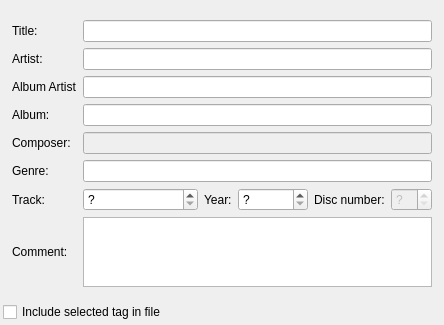
<?xml version="1.0" encoding="UTF-8"?>
<ui version="4.0">
 <class>TagEditor</class>
 <widget class="QWidget" name="TagEditor">
  <property name="geometry">
   <rect>
    <x>0</x>
    <y>0</y>
    <width>444</width>
    <height>312</height>
   </rect>
  </property>
  <property name="windowTitle">
   <string>Tag Editor</string>
  </property>
  <layout class="QVBoxLayout" name="verticalLayout">
   <property name="leftMargin">
    <number>3</number>
   </property>
   <property name="rightMargin">
    <number>3</number>
   </property>
   <property name="bottomMargin">
    <number>3</number>
   </property>
   <item>
    <widget class="QWidget" name="tagWidget" native="true">
     <layout class="QGridLayout" name="gridLayout">
      <item row="1" column="0">
       <widget class="QLabel" name="label_43">
        <property name="sizePolicy">
         <sizepolicy hsizetype="Preferred" vsizetype="Preferred">
          <horstretch>0</horstretch>
          <verstretch>0</verstretch>
         </sizepolicy>
        </property>
        <property name="text">
         <string>Artist:</string>
        </property>
        <property name="alignment">
         <set>Qt::AlignLeading|Qt::AlignLeft|Qt::AlignVCenter</set>
        </property>
       </widget>
      </item>
      <item row="5" column="1">
       <widget class="QLineEdit" name="composerLineEdit">
        <property name="enabled">
         <bool>false</bool>
        </property>
       </widget>
      </item>
      <item row="6" column="0">
       <widget class="QLabel" name="label_46">
        <property name="sizePolicy">
         <sizepolicy hsizetype="Preferred" vsizetype="Preferred">
          <horstretch>0</horstretch>
          <verstretch>0</verstretch>
         </sizepolicy>
        </property>
        <property name="text">
         <string>Genre:</string>
        </property>
        <property name="alignment">
         <set>Qt::AlignLeading|Qt::AlignLeft|Qt::AlignVCenter</set>
        </property>
       </widget>
      </item>
      <item row="3" column="0">
       <widget class="QLabel" name="label_45">
        <property name="sizePolicy">
         <sizepolicy hsizetype="Preferred" vsizetype="Preferred">
          <horstretch>0</horstretch>
          <verstretch>0</verstretch>
         </sizepolicy>
        </property>
        <property name="text">
         <string>Album:</string>
        </property>
        <property name="alignment">
         <set>Qt::AlignLeading|Qt::AlignLeft|Qt::AlignVCenter</set>
        </property>
       </widget>
      </item>
      <item row="8" column="0">
       <widget class="QLabel" name="label_48">
        <property name="sizePolicy">
         <sizepolicy hsizetype="Preferred" vsizetype="Expanding">
          <horstretch>0</horstretch>
          <verstretch>0</verstretch>
         </sizepolicy>
        </property>
        <property name="text">
         <string>Comment:</string>
        </property>
        <property name="alignment">
         <set>Qt::AlignLeading|Qt::AlignLeft|Qt::AlignVCenter</set>
        </property>
       </widget>
      </item>
      <item row="6" column="1">
       <layout class="QHBoxLayout" name="horizontalLayout">
        <item>
         <widget class="QLineEdit" name="genreLineEdit">
          <property name="sizePolicy">
           <sizepolicy hsizetype="Expanding" vsizetype="Fixed">
            <horstretch>0</horstretch>
            <verstretch>0</verstretch>
           </sizepolicy>
          </property>
         </widget>
        </item>
       </layout>
      </item>
      <item row="7" column="1">
       <layout class="QHBoxLayout" name="horizontalLayout_2">
        <item>
         <widget class="QSpinBox" name="trackSpinBox">
          <property name="enabled">
           <bool>true</bool>
          </property>
          <property name="sizePolicy">
           <sizepolicy hsizetype="Expanding" vsizetype="Fixed">
            <horstretch>0</horstretch>
            <verstretch>0</verstretch>
           </sizepolicy>
          </property>
          <property name="specialValueText">
           <string>?</string>
          </property>
         </widget>
        </item>
        <item>
         <widget class="QLabel" name="label_44">
          <property name="sizePolicy">
           <sizepolicy hsizetype="Preferred" vsizetype="Preferred">
            <horstretch>0</horstretch>
            <verstretch>0</verstretch>
           </sizepolicy>
          </property>
          <property name="text">
           <string>Year:</string>
          </property>
          <property name="alignment">
           <set>Qt::AlignLeading|Qt::AlignLeft|Qt::AlignVCenter</set>
          </property>
         </widget>
        </item>
        <item>
         <widget class="QSpinBox" name="yearSpinBox">
          <property name="enabled">
           <bool>true</bool>
          </property>
          <property name="sizePolicy">
           <sizepolicy hsizetype="Minimum" vsizetype="Fixed">
            <horstretch>0</horstretch>
            <verstretch>0</verstretch>
           </sizepolicy>
          </property>
          <property name="minimumSize">
           <size>
            <width>70</width>
            <height>0</height>
           </size>
          </property>
          <property name="specialValueText">
           <string>?</string>
          </property>
          <property name="suffix">
           <string/>
          </property>
          <property name="maximum">
           <number>2015</number>
          </property>
          <property name="value">
           <number>0</number>
          </property>
         </widget>
        </item>
        <item>
         <widget class="QLabel" name="label_11">
          <property name="sizePolicy">
           <sizepolicy hsizetype="Preferred" vsizetype="Preferred">
            <horstretch>0</horstretch>
            <verstretch>0</verstretch>
           </sizepolicy>
          </property>
          <property name="text">
           <string>Disc number:</string>
          </property>
         </widget>
        </item>
        <item>
         <widget class="QSpinBox" name="discSpinBox">
          <property name="enabled">
           <bool>false</bool>
          </property>
          <property name="specialValueText">
           <string>?</string>
          </property>
         </widget>
        </item>
       </layout>
      </item>
      <item row="1" column="1">
       <widget class="QLineEdit" name="artistLineEdit">
        <property name="sizePolicy">
         <sizepolicy hsizetype="Expanding" vsizetype="Fixed">
          <horstretch>0</horstretch>
          <verstretch>0</verstretch>
         </sizepolicy>
        </property>
       </widget>
      </item>
      <item row="0" column="0">
       <widget class="QLabel" name="label_47">
        <property name="sizePolicy">
         <sizepolicy hsizetype="Preferred" vsizetype="Preferred">
          <horstretch>0</horstretch>
          <verstretch>0</verstretch>
         </sizepolicy>
        </property>
        <property name="text">
         <string>Title:</string>
        </property>
        <property name="alignment">
         <set>Qt::AlignLeading|Qt::AlignLeft|Qt::AlignVCenter</set>
        </property>
       </widget>
      </item>
      <item row="7" column="0">
       <widget class="QLabel" name="label_42">
        <property name="sizePolicy">
         <sizepolicy hsizetype="Preferred" vsizetype="Preferred">
          <horstretch>0</horstretch>
          <verstretch>0</verstretch>
         </sizepolicy>
        </property>
        <property name="text">
         <string>Track:</string>
        </property>
        <property name="alignment">
         <set>Qt::AlignLeading|Qt::AlignLeft|Qt::AlignVCenter</set>
        </property>
       </widget>
      </item>
      <item row="3" column="1">
       <widget class="QLineEdit" name="albumLineEdit">
        <property name="sizePolicy">
         <sizepolicy hsizetype="Expanding" vsizetype="Fixed">
          <horstretch>0</horstretch>
          <verstretch>0</verstretch>
         </sizepolicy>
        </property>
        <property name="text">
         <string/>
        </property>
       </widget>
      </item>
      <item row="5" column="0">
       <widget class="QLabel" name="label_8">
        <property name="text">
         <string>Composer:</string>
        </property>
       </widget>
      </item>
      <item row="8" column="1">
       <widget class="QTextBrowser" name="commentBrowser">
        <property name="enabled">
         <bool>true</bool>
        </property>
        <property name="sizePolicy">
         <sizepolicy hsizetype="Expanding" vsizetype="Preferred">
          <horstretch>0</horstretch>
          <verstretch>0</verstretch>
         </sizepolicy>
        </property>
        <property name="readOnly">
         <bool>false</bool>
        </property>
        <property name="html">
         <string notr="true">&lt;!DOCTYPE HTML PUBLIC &quot;-//W3C//DTD HTML 4.0//EN&quot; &quot;http://www.w3.org/TR/REC-html40/strict.dtd&quot;&gt;
&lt;html&gt;&lt;head&gt;&lt;meta name=&quot;qrichtext&quot; content=&quot;1&quot; /&gt;&lt;style type=&quot;text/css&quot;&gt;
p, li { white-space: pre-wrap; }
&lt;/style&gt;&lt;/head&gt;&lt;body style=&quot; font-family:'Sans Serif'; font-size:9pt; font-weight:400; font-style:normal;&quot;&gt;
&lt;p style=&quot;-qt-paragraph-type:empty; margin-top:0px; margin-bottom:0px; margin-left:0px; margin-right:0px; -qt-block-indent:0; text-indent:0px; font-family:'Arial'; font-size:10pt;&quot;&gt;&lt;br /&gt;&lt;/p&gt;&lt;/body&gt;&lt;/html&gt;</string>
        </property>
       </widget>
      </item>
      <item row="0" column="1">
       <widget class="QLineEdit" name="titleLineEdit">
        <property name="sizePolicy">
         <sizepolicy hsizetype="Expanding" vsizetype="Fixed">
          <horstretch>0</horstretch>
          <verstretch>0</verstretch>
         </sizepolicy>
        </property>
       </widget>
      </item>
      <item row="2" column="1">
       <widget class="QLineEdit" name="albumArtistLineEdit"/>
      </item>
      <item row="2" column="0">
       <widget class="QLabel" name="label_49">
        <property name="text">
         <string>Album Artist</string>
        </property>
       </widget>
      </item>
     </layout>
    </widget>
   </item>
   <item>
    <widget class="QCheckBox" name="useCheckBox">
     <property name="text">
      <string>Include selected tag in file</string>
     </property>
    </widget>
   </item>
  </layout>
 </widget>
 <resources/>
 <connections>
  <connection>
   <sender>useCheckBox</sender>
   <signal>clicked(bool)</signal>
   <receiver>tagWidget</receiver>
   <slot>setEnabled(bool)</slot>
   <hints>
    <hint type="sourcelabel">
     <x>56</x>
     <y>296</y>
    </hint>
    <hint type="destinationlabel">
     <x>8</x>
     <y>277</y>
    </hint>
   </hints>
  </connection>
 </connections>
</ui>
